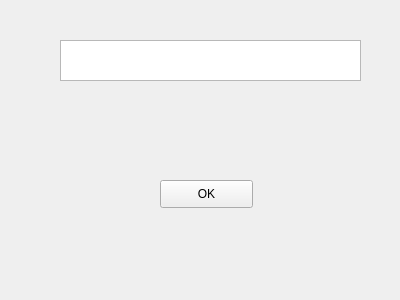
<?xml version="1.0" encoding="UTF-8"?>
<ui version="4.0">
 <class>MainWindow</class>
 <widget class="QMainWindow" name="MainWindow">
  <property name="geometry">
   <rect>
    <x>0</x>
    <y>0</y>
    <width>400</width>
    <height>300</height>
   </rect>
  </property>
  <property name="windowTitle">
   <string>Dialog</string>
  </property>
  <widget class="QTextEdit" name="textEdit">
   <property name="geometry">
    <rect>
     <x>60</x>
     <y>40</y>
     <width>301</width>
     <height>41</height>
    </rect>
   </property>
  </widget>
  <widget class="QLabel" name="label">
   <property name="geometry">
    <rect>
     <x>60</x>
     <y>130</y>
     <width>55</width>
     <height>16</height>
    </rect>
   </property>
   <property name="text">
    <string/>
   </property>
  </widget>
  <widget class="QPushButton" name="pushButton">
   <property name="geometry">
    <rect>
     <x>160</x>
     <y>180</y>
     <width>93</width>
     <height>28</height>
    </rect>
   </property>
   <property name="text">
    <string>OK</string>
   </property>
  </widget>
 </widget>
 <resources/>
 <connections/>
</ui>
